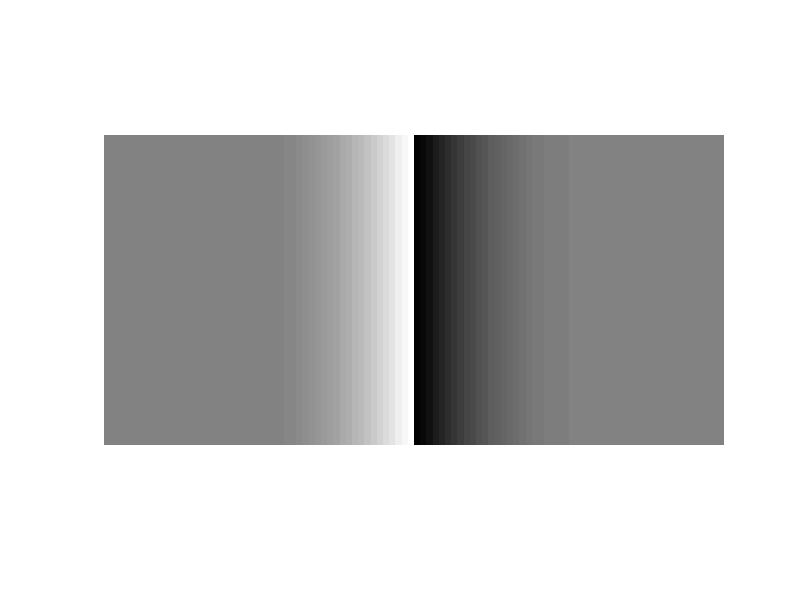

Write the MATLAB code that produced this figure.
% CPSC 535 Assignment 1, Question 1 - Warming Up with Images

% Creates initial array of 100 elements according to function
a = zeros(1, 100);
a(26:50) = [1/25:1/25:1] .^ 2;
a(51:75) = fliplr(a(26:50)) * -1;

% Duplicate array to create cornsweet effect image
b = repmat(a, 50, 1);

% Display image 
% Notes: only imshow worked for me, possibly because I'm using x11 with gnuplot on mac?
imshow(b, [-1, 1]);
%caxis([-1, 1]);
%colormap("gray");
%image(b);

